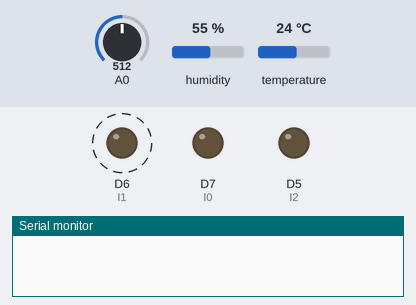
Simulated run of this sketch. Board: ESP8266 (NodeMCU). On the bench: output pins drawn as LEDs (lit = HIGH), the last lines printed to the serial monitor. Dashed ring = blinking. Inputs (shaded band) come from the test bench; at power-on: A0 = 512, humidity 55 %, temperature 24 °C. WiFi joins after 1.5 s; servers stay silent unless stated; web services answer with replies made up by the test bench.

Above: at 1.6 s.
At 2.1 s:
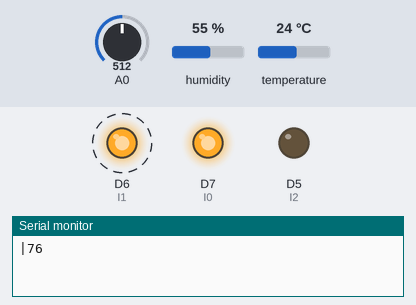
Timing chart, 0 to 4.5 s (numbered marks = the images above):
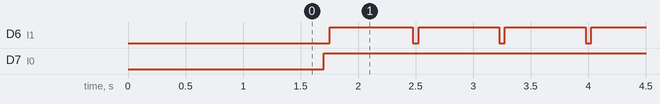

Measured:
- by itself, D6 (I1): alternates HIGH for 0.70 s and LOW for 0.05 s
- by itself, D7 (I0): LOW → HIGH at 1.7 s
- by itself, everything shown: repeats every 1.5 s, in 4 steps

The sketch:

esp8266.ino
```cpp
#include <DHT.h>
#include <DHT_U.h>

#include <ESP8266WiFi.h>

#define DHTTYPE DHT11   // DHT 11
#define I0 D7
#define I1 D6
#define I2 D5

const float zeroWindAdjustment =  0.2;
int TMP_Therm_ADunits;
float RV_Wind_ADunits;
float RV_Wind_Volts;
unsigned long lastMillis;
int TempCtimes100;
float zeroWind_ADunits;
float zeroWind_volts;
float WindSpeed_MPH;
float ssd;
int time_send = 0,time_interval = 0;

/*Put your SSID & Password*/
const char* ssid = "Tom Cruise";  // Enter SSID here
const char* password = "87878787";  //Enter Password here
const char* host = "maker.ifttt.com";
const char* eventName_hot   = "ssd_positive";
const char* eventName_cool   = "ssd_negative";
const char* key = "jhbIziaeimdtMDKo9K-TeqVsKF-gVg31yGKzOAZbHBu";  //Ifttt授權碼


// DHT Sensor
uint8_t DHTPin = D2;

// Initialize DHT sensor.
DHT dht(DHTPin, DHTTYPE);

int Temperature;
int Humidity;
int Wsp;

void setup() {
  Serial.begin(9600);

   /*Serial.print("Connecting to ");
   Serial.println(ssid);*/
   WiFi.begin(ssid, password);
   while (WiFi.status() != WL_CONNECTED) {
     delay(500);
     //Serial.print(".");
   }
   /*Serial.println("");
   Serial.println("WiFi connected");
   Serial.println("IP address: ");
   Serial.println(WiFi.localIP());*/

  pinMode(I0, OUTPUT);
  pinMode(I1, OUTPUT);
  pinMode(I2, OUTPUT);
  pinMode(DHTPin, INPUT);

  digitalWrite(I0, LOW);
  digitalWrite(I1, LOW);
  digitalWrite(I2, LOW);

  dht.begin();

  /*Serial.println("Connecting to ");
  Serial.println(ssid);

  //connect to your local wi-fi network
  WiFi.begin(ssid, password);

  //check wi-fi is connected to wi-fi network
  while (WiFi.status() != WL_CONNECTED) {
      delay(1000);
      Serial.print(".");
  }
  Serial.println("");
  Serial.println("WiFi connected..!");
  Serial.print("Got IP: ");  Serial.println(WiFi.localIP());*/

}
void loop() {

  //Serial.print("connecting to ");
  // Serial.println(host);
   WiFiClient client;
   const int httpPort = 80;
   if (!client.connect(host, httpPort)) {
     //Serial.println("connection failed");
     return;
   }
   //Read TMP
   digitalWrite(I0, HIGH);
   digitalWrite(I1, LOW);
   digitalWrite(I2, LOW);
   TMP_Therm_ADunits = analogRead(A0);
   delay(50);

   //Read RV
   digitalWrite(I0, HIGH);
   digitalWrite(I1, HIGH);
   digitalWrite(I2, LOW);
   RV_Wind_ADunits = analogRead(A0);

   //Calculate wind speed
   RV_Wind_Volts = (RV_Wind_ADunits *  0.0048828125);
   TempCtimes100 = (0.005 *((float)TMP_Therm_ADunits * (float)TMP_Therm_ADunits)) - (16.862 * (float)TMP_Therm_ADunits) + 9075.4;

   zeroWind_ADunits = -0.0006*((float)TMP_Therm_ADunits * (float)TMP_Therm_ADunits) + 1.0727 * (float)TMP_Therm_ADunits + 47.172;  //  13.0C  553  482.39

   zeroWind_volts = (zeroWind_ADunits * 0.0048828125) - zeroWindAdjustment;

   WindSpeed_MPH =  pow(((RV_Wind_Volts - zeroWind_volts) /.2300) , 2.7265);
   WindSpeed_MPH/=10;
   Wsp = WindSpeed_MPH;

   Temperature = dht.readTemperature(); // Gets the values of the temperature
   Humidity = dht.readHumidity(); // Gets the values of the humidity


   ssd = (1.818 * Temperature + 18.18) * (0.88 + 0.002 * Humidity) + (Temperature - 32)/(45 - Temperature) - 3.2 * Wsp + 18.2;
   Serial.print('|');
   Serial.print((int)ssd);

   delay(500);
   time_interval = (millis() - time_send)/1000;
   if(ssd >= 70 && time_interval >= 60) {
     time_send = millis();
     String url = "/trigger/";
     url += eventName_hot;
     url += "/with/key/";
     url += key;
     url += "?value1=";
     url += String(Temperature);
     url += "&value2=";
     url += String(Humidity);
     url += "&value3=";
     url += String(WindSpeed_MPH);
     //Serial.print("Requesting URL: ");
     //Serial.println(url);

     client.print(String("GET ") + url + " HTTP/1.1\r\n" +
                  "Host: " + host + "\r\n" +
                  "Connection: close\r\n\r\n");
     int timeout = millis() + 5000;
     while (client.available() == 0) {
       if (timeout - millis() < 0) {
         //Serial.println("Client Timeout !");
         client.stop();
         return;
       }
     }
   }
   if(ssd <= 58 && time_interval >= 60) {
     time_send = millis();
     String url = "/trigger/";
     url += eventName_cool;
     url += "/with/key/";
     url += key;
     url += "?value1=";
     url += String(Temperature);
     url += "&value2=";
     url += String(Humidity);
     url += "&value3=";
     url += String(WindSpeed_MPH);
     //Serial.print("Requesting URL: ");
     //Serial.println(url);

     client.print(String("GET ") + url + " HTTP/1.1\r\n" +
                  "Host: " + host + "\r\n" +
                  "Connection: close\r\n\r\n");
     int timeout = millis() + 5000;
     while (client.available() == 0) {
       if (timeout - millis() < 0) {
         //Serial.println("Client Timeout !");
         client.stop();
         return;
       }
     }
   }
   //delay(30000);
}
```
